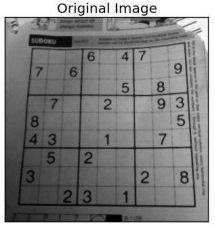
#> input picture 04_playground/05_opencv/d04_2値化/dave.jpg, 215 x 231 px
$ python ImageProcess02.py
#> lines starting #> are read from the running program, lines starting #| are printed output that depends on the picture; after the words box and inside, x2 and y2 are one past the last pixel; in counts of white or black regions, pixels touching at a corner belong together
# -*- coding: utf-8 -*-
"""
Created on Thu Mar  3 20:56:19 2016

@author: p000495138
"""
import cv2
import numpy as np
from matplotlib import pyplot as plt

img = cv2.imread('dave.jpg',0)
#> img is the input picture: shape (231, 215); min 0, max 255, mean 131
img = cv2.medianBlur(img,5)
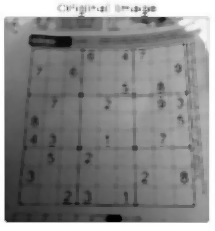
#> img: shape (231, 215); min 0, max 255, mean 135.8

ret,th1 = cv2.threshold(img,127,255,cv2.THRESH_BINARY)
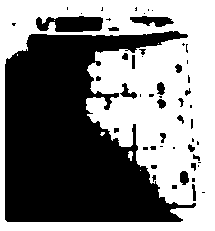
#> th1: shape (231, 215); 50.3% white; 54 black regions (29 under 20 px), largest, box (x1, y1, x2, y2) and area: (5, 31, 196, 222) 22462, (36, 16, 103, 32) 841, (130, 16, 174, 27) 301
th2 = cv2.adaptiveThreshold(img,255,cv2.ADAPTIVE_THRESH_MEAN_C,\
            cv2.THRESH_BINARY,11,2)
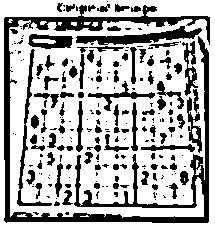
#> th2: shape (231, 215); 69.6% white; 219 black regions (123 under 20 px), largest, box (x1, y1, x2, y2) and area: (4, 5, 210, 223) 6263, (76, 26, 202, 45) 997, (17, 49, 52, 206) 624
th3 = cv2.adaptiveThreshold(img,255,cv2.ADAPTIVE_THRESH_GAUSSIAN_C,\
            cv2.THRESH_BINARY,11,2)
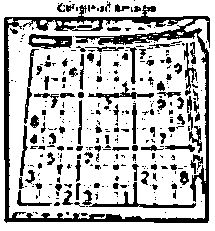
#> th3: shape (231, 215); 74.4% white; 334 black regions (230 under 20 px), largest, box (x1, y1, x2, y2) and area: (4, 5, 210, 223) 5209, (89, 182, 196, 208) 451, (28, 34, 72, 49) 392

titles = ['Original Image', 'Global Thresholding (v = 127)',
            'Adaptive Mean Thresholding', 'Adaptive Gaussian Thresholding']
images = [img, th1, th2, th3]

for i in range(4):
    plt.subplot(2,2,i+1),plt.imshow(images[i],'gray')
    plt.title(titles[i])
    plt.xticks([]),plt.yticks([])
plt.show()
